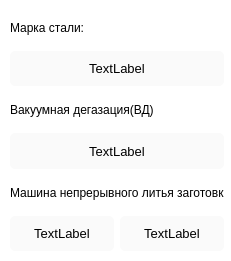
   <widget class="QWidget" name="widget_10" native="true">
    <property name="geometry">
     <rect>
      <x>10</x>
      <y>170</y>
      <width>231</width>
      <height>261</height>
     </rect>
    </property>
    <property name="styleSheet">
     <string notr="true">border-radius: 5px;
background-color: rgb(255, 255, 255);</string>
    </property>
    <widget class="QWidget" name="verticalLayoutWidget_37">
     <property name="geometry">
      <rect>
       <x>10</x>
       <y>10</y>
       <width>214</width>
       <height>241</height>
      </rect>
     </property>
     <layout class="QVBoxLayout" name="verticalLayout_27">
      <item>
       <widget class="QLabel" name="label_243">
        <property name="text">
         <string>Марка стали:</string>
        </property>
       </widget>
      </item>
      <item>
       <widget class="QLabel" name="label_244">
        <property name="font">
         <font>
          <pointsize>10</pointsize>
         </font>
        </property>
        <property name="layoutDirection">
         <enum>Qt::LeftToRight</enum>
        </property>
        <property name="styleSheet">
         <string notr="true">background-color: #FAFAFA;
border-radius: 5%</string>
        </property>
        <property name="text">
         <string>TextLabel</string>
        </property>
        <property name="alignment">
         <set>Qt::AlignCenter</set>
        </property>
       </widget>
      </item>
      <item>
       <widget class="QLabel" name="label_245">
        <property name="text">
         <string>Вакуумная дегазация(ВД)</string>
        </property>
       </widget>
      </item>
      <item>
       <widget class="QLabel" name="label_246">
        <property name="font">
         <font>
          <pointsize>10</pointsize>
         </font>
        </property>
        <property name="styleSheet">
         <string notr="true">background-color:#FAFAFA;;
border-radius: 5%</string>
        </property>
        <property name="text">
         <string>TextLabel</string>
        </property>
        <property name="alignment">
         <set>Qt::AlignCenter</set>
        </property>
       </widget>
      </item>
      <item>
       <widget class="QLabel" name="label_247">
        <property name="text">
         <string>Машина непрерывного литья заготовки</string>
        </property>
       </widget>
      </item>
      <item>
       <layout class="QHBoxLayout" name="horizontalLayout_13">
        <item>
         <widget class="QLabel" name="label_248">
          <property name="font">
           <font>
            <pointsize>10</pointsize>
           </font>
          </property>
          <property name="styleSheet">
           <string notr="true">background-color: #FAFAFA;
border-radius: 5%</string>
          </property>
          <property name="text">
           <string>TextLabel</string>
          </property>
          <property name="alignment">
           <set>Qt::AlignCenter</set>
          </property>
         </widget>
        </item>
        <item>
         <widget class="QLabel" name="label_249">
          <property name="font">
           <font>
            <pointsize>10</pointsize>
           </font>
          </property>
          <property name="styleSheet">
           <string notr="true">background-color: #FAFAFA;;
border-radius: 5%</string>
          </property>
          <property name="text">
           <string>TextLabel</string>
          </property>
          <property name="alignment">
           <set>Qt::AlignCenter</set>
          </property>
         </widget>
        </item>
       </layout>
      </item>
     </layout>
    </widget>
   </widget>
